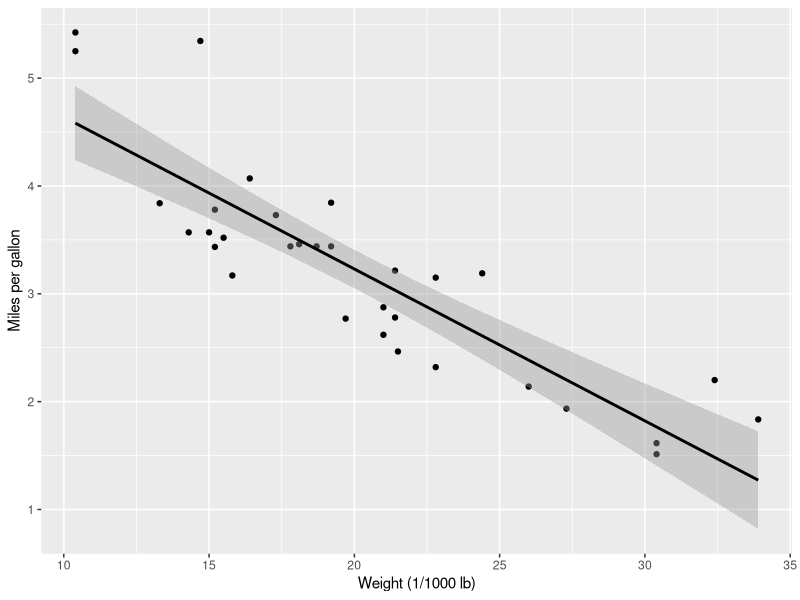
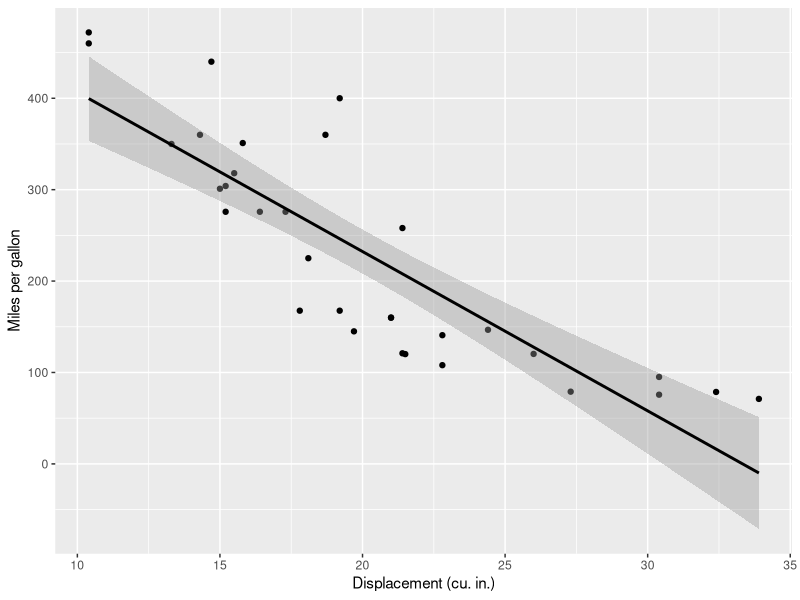

Write the R code that produced these figures, in order.
# Automatic vs Manual distributions

fig <- 0
tbl <- 0
data("mtcars")
require(car)
require(ggplot2)
require(dplyr)
require(knitr)

# calculate standard error
se <- function(x) sqrt(var(x)/length(x))

desc_stat_lbl <- c("number of values (nbr.val) "
                    ,"number of null values (nbr.null) "
                    ,"number of missing values (nbr.na)"
                    ,"minimal value (min)"
                    ,"maximal value (max)"
                    ,"range (range that is max-min)"
                    ,"sum of all non-missing values (sum)"
                    ,"median (median)"
                    ,"mean (mean)"
                    ,"standard error on mean (SE.mean) "
                    ,"confidence interval of mean (CI.mean)"
                    ,"variance (var) "
                    ,"standard deviation (std.dev) "
                    ,"variation coefficient (coef.var)") 

car_df <- data.frame(mtcars)
car_df$cyl <- as.factor(car_df$cyl)
car_df$vs <- as.factor(car_df$vs)
car_df$am <- as.factor(car_df$am)
car_df$gear <- as.factor(car_df$gear)
car_df$carb <- as.factor(car_df$carb)

levels(car_df$vs)[1] <- "vee"
levels(car_df$vs)[2] <- "Straight"
levels(car_df$am)[1] <- "Automatic"
levels(car_df$am)[2] <- "Manual"

######## START STUFF ###########################

am_stat <- car_df %>%
    group_by(am) %>%
    summarise_each(funs(mean, sd, se), mpg) %>%
    rename( mpg_mn = mean, mpg_sd = sd, mpg_se = se )

all_fit <- lm(mpg ~ . , data = car_df)
all_fit_coef <- summary(all_fit)$coef
print(kable(all_fit_coef, 
    caption="All Fit Coefficients")
)

all_cor <- cor(mtcars)
mpg_cor <- matrix(mpg, nrow=11, ncol=1, dimnames = list(rownames(all_cor),"mpg"))

nonfact_df <- car_df %>% select(one_of("mpg","wt","disp","hp","drat"))
nonfact_fit <- lm(mpg ~ wt + disp + hp + drat , data = car_df)
nonfact_fit_coef <- summary(nonfact_fit)$coef
print(kable(nonfact_fit_coef, 
    caption="Milage to Weight, Displacement, Horsepower, and Rear-Axle Ratio Coefficients")
)

fact_df <- car_df %>% select(one_of("mpg","am","gear","cyl","vs","carb" ))
fact_fit <- lm(mpg ~ am + gear + cyl + vs + carb , data = car_df)
fact_fit_coef <- summary(fact_fit)$coef
print(kable(fact_fit_coef, 
    caption="Milage to Transmission Type, Gear Count, Cylinder Count, Carburator Count and Cylinder Arrangment Coefficients")
)

am_fit <- lm(mpg ~ am, data = car_df)
am_fit_coef <- summary(am_fit)$coef
print(kable(am_fit_coef, 
    caption="Automatic vs Manual Coefficients")
)

am_glm <- glm(mpg ~ am, data=car_df, family="quasipoisson")
#print(summary(glm(am_glm)))

# mpg_am_pl = ggplot(car_df, aes(x = mpg, fill = am)) + 
#     xlab("Miles per gallon") + 
#     ylab("Count of car_df") + 
#     geom_histogram(binwidth = 1) + 
#     #scale_x_continuous(breaks=0:1, labels=c("Automatic","Manual")) + 
#     facet_wrap( am ~ . )
#     
# print(mpg_am_pl)

mpg_wt_pl = ggplot(nonfact_df, aes(x = mpg, y = wt)) + 
    ylab("Miles per gallon") + 
    xlab("Weight (1/1000 lb)") + 
    geom_point() +
    geom_smooth(method = "lm", colour = "black")
print(mpg_wt_pl)    

mpg_disp_pl = ggplot(nonfact_df, aes(x = mpg, y = disp)) + 
    ylab("Miles per gallon") + 
    xlab("Displacement (cu. in.)") + 
    geom_point() +
    geom_smooth(method = "lm", colour = "black")
print(mpg_disp_pl)
# + 
#     geom_point(aes(y = disp)) + 
#     geom_point(aes(y = hp)) + 
#     geom_point(aes(y = drat)) + 
#     facet_wrap(mpg~.)







# g_am = ggplot(car_df, aes(x = factor(cyl), y = mpg)) + 
#     geom_smooth(method = "lm", aes(group = 1), colour = "black") +
#     geom_point(aes(y=mpg), size = 7, colour = "black", alpha=0.5) + 
#     geom_point(aes(x=factor(cyl)),size = 5, colour = "blue", alpha=0.6) +
#     ylab("Miles per gallon") + 
#     xlab("Number of Cylinders")  +
#     scale_manual(breaks=c(4,6,8), values=c("4 Cyl","6 Cyl", "8 Cyl"))
# print(g_am)

# g_am = ggplot(car_df, aes(x = am, y = mpg)) + 
#     ylab("Miles per gallon") + 
#     xlab("Automatic or Manual") + 
#     geom_point(aes(y=mpg), size = 7, colour = "black", alpha=0.5) + 
#     geom_point(aes(x=am),size = 5, colour = "blue", alpha=0.6) +    
#     scale_x_continuous(breaks=0:1, labels=c("Automatic","Manual")) + 
#     geom_smooth(method = "lm", colour = "black") 
# print(g_am)

# log_am = ggplot(car_df, aes(x = am, y = log(mpg))) + 
#     ylab("Miles per gallon (log)") + 
#     xlab("Automatic or Manual") + 
#     geom_point(aes(y=log(mpg)), size = 7, colour = "black", alpha=0.5) + 
#     geom_point(aes(x=am),size = 5, colour = "blue", alpha=0.6) +
#     scale_x_continuous(breaks=0:1, labels=c("Automatic","Manual")) + 
#     geom_smooth(method = "lm", colour = "black") 
# print(log_am)

# am_resid <- resid(am_fit)
# amres_pl <- ggplot(car_df, aes(x=am, y=am_resid)) +
#             ylab("Residuals") + 
#             xlab("Automatic or Manual") +
#             geom_hline(yintercept=0) +
#             geom_point(aes(y=am_resid), size = 7, colour = "red", alpha=0.5) + 
#             geom_point(aes(x=am),size = 5, colour = "red", alpha=0.6) +
#             scale_x_continuous(breaks=0:1, labels=c("Automatic","Manual"))
# print(amres_pl)

